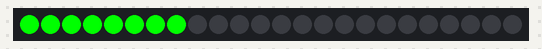
This sketch was run on a simulated Arduino Uno, built with avr-gcc and run on an emulated ATmega328P. Shown: 24 RGB LEDs in strip order, left to right.

Above: at 0.1 s.
At 1.1 s:
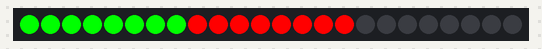
At 2.1 s:
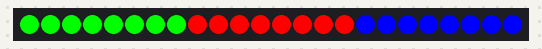
At 3.1 s:
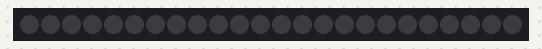

Measured:
- by itself, everything shown: repeats every 4.0 s, in 4 steps
- what the display in image 1 shows lasts 1.0 s, from 1.0 s to 2.0 s

The sketch:

Dfrobot_neopixel_test_02.ino
```cpp
#include <Adafruit_NeoPixel.h>

#define NEOPIXEL_PIN 9
#define PIXELS_NUM 24

Adafruit_NeoPixel strip = Adafruit_NeoPixel(PIXELS_NUM, NEOPIXEL_PIN, NEO_GRB + NEO_KHZ800);

void setup() {
  strip.begin();
  strip.show(); // Initialize all pixels to 'off'
}

void loop() {
  // Set the RGB brightness of the first 8 LEDs
  for (int i = 0; i < 8; i++) {
    strip.setPixelColor(i, strip.Color(0, 255, 0));
  }
  strip.show();
  Serial.println("color 1");
  delay(1000);

  // Set the RGB brightness of the next 8 LEDs
  for (int i = 8; i < 16; i++) {
    strip.setPixelColor(i, strip.Color(255, 0, 0));
  }
  strip.show();
  Serial.println("color 2");
  delay(1000);

  // Set the RGB brightness of the last 8 LEDs
  for (int i = 16; i < 24; i++) {
    strip.setPixelColor(i, strip.Color(0, 0, 255));
  }
  strip.show();
  Serial.println("color 3");
  delay(1000);

  // Set all LEDs to 'off'
  for (int i = 0; i < PIXELS_NUM; i++) {
    strip.setPixelColor(i, strip.Color(0, 0, 0));
  }
  strip.show();
  Serial.println("all off");
  delay(1000);
}
```
